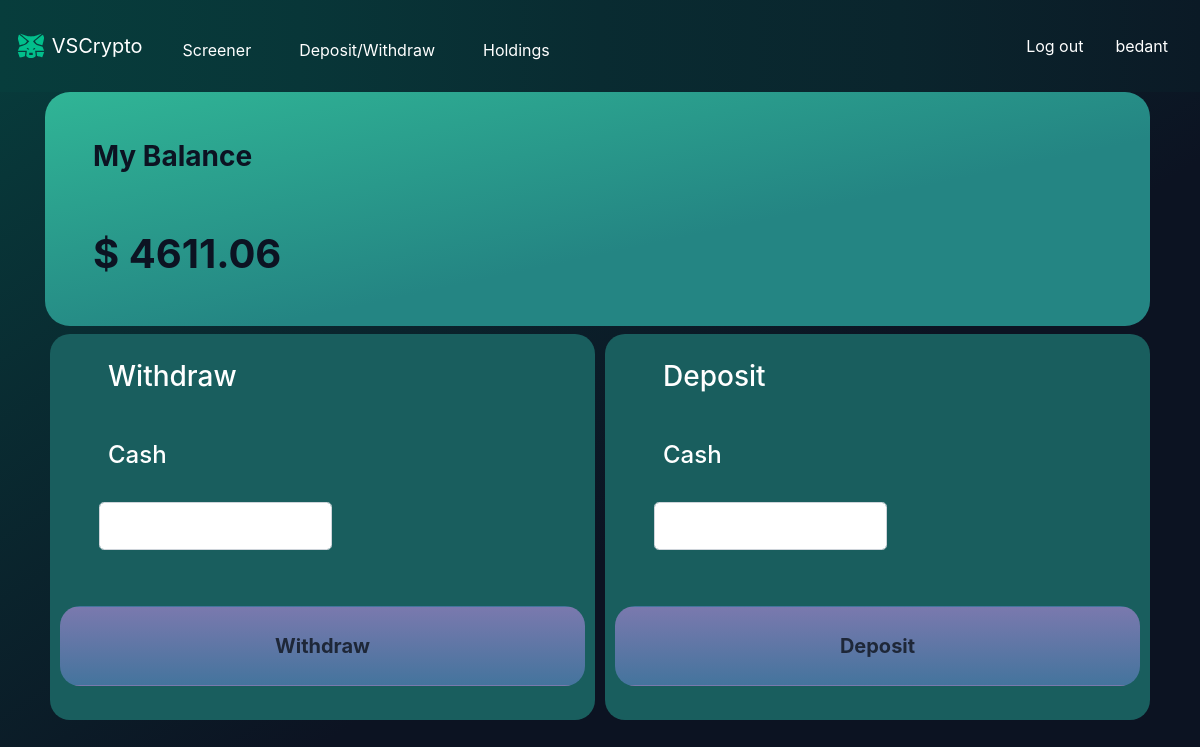
/cash (signed in), run on an earlier commit of the app's database.
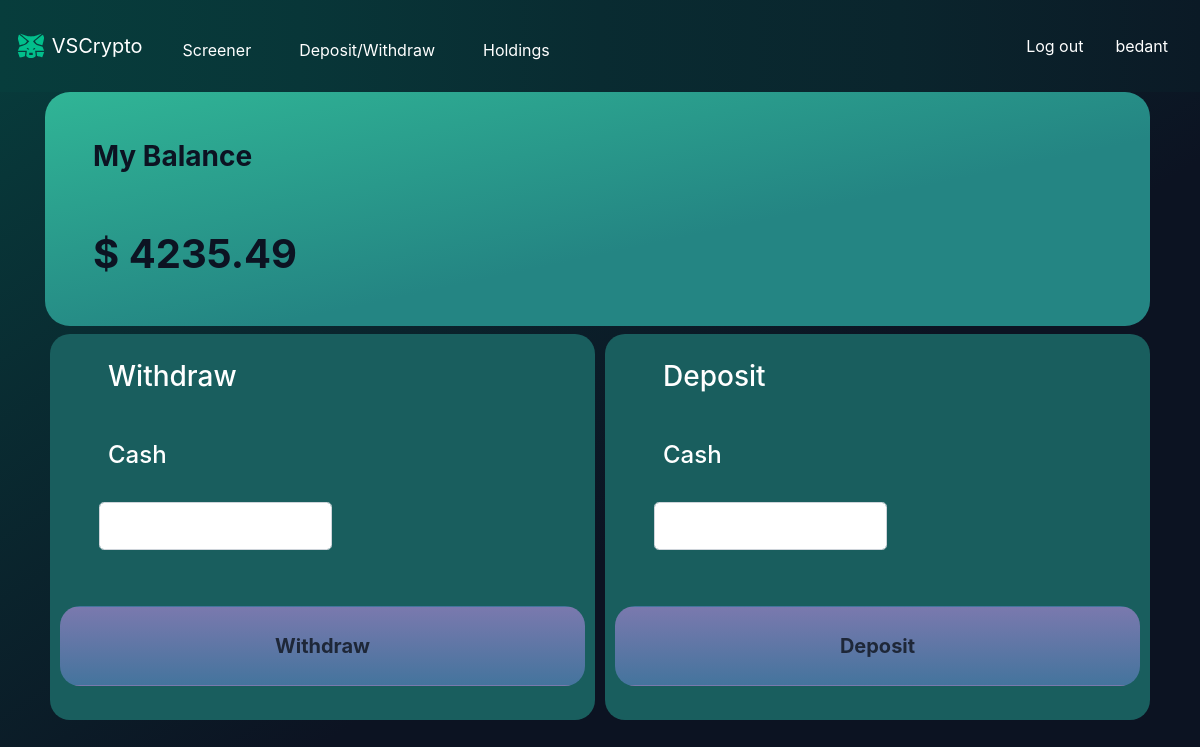
And on a later commit of the database.
### VSCrypto/models.py (models this page shows)
class User(AbstractUser):
    balance = models.FloatField(default=0)

### VSCrypto/views.py (the view)
# urls.py: path("cash", views.cash, name="cash"),
@login_required
def cash(request):
    userdata = User.objects.get(id=request.user.id)
    return render(request, "VSCrypto/cash.html",{
        'nums':list(range(0, 14)),
        'userdata':userdata,
    })

### VSCrypto/templates/VSCrypto/cash.html (shortened to what this page needs)
{% extends "VSCrypto/layout.html" %}
{% block body %}
<div class="container">
    <div>
        <div id="holdings">
            {% if user.is_authenticated %}
            <h3 class="col px-md-5 pt-md-5 pd-mt-n1 blacktxt">My Balance</h3>
            <h1 class="col px-md-5 py-md-5 blacktxt holdingcash">$ {{userdata.balance|floatformat:2}}</h1>
            {% else %}
            <h2 class="col px-md-5 py-md-5 pd-mt-n1 blacktxt">Kindly Log in to view your holdings.</h2>
            {% endif %}
        </div>
    </div>
    <div class="container">
        <div class="row">
            <div class="col-sm wdpos">
                <h3 class="px-md-5 py-md-3 pd-mt-n2">Withdraw</h3>
                <h4 class="col-lg-2 px-md-5 pt-md-4">Cash</h4>
                <form action="{% url 'withdraw' %}" method="post">
                    <div class="col-6 pt-md-4 pb-md-2 ">
                        <input type="number" class="ml-4 form-control form-control-lg" name="quantity" />
                    </div>
                    <br />
                    {% if user.is_authenticated%}
                        <input type="submit" value="Withdraw" class="btn my-md-4 p-md-4 w-100 bbtn"/>
                    {% endif %}
                </form>
            </div>
            <div class="col-sm wdpos">
                <h3 class="px-md-5 py-md-3 pd-mt-n2">Deposit</h3>
                <h4 class="col-lg-2 px-md-5 pt-md-4">Cash</h4>
                <form action="{% url 'deposit' %}" method="post">
                    <div class="col-6 pt-md-4 pb-md-2 ">
                        <input type="number" class="ml-4 form-control form-control-lg" name="quantity" />
                    </div>
                    <br />
                    {% if user.is_authenticated%}
                        <input type="submit" value="Deposit" class="btn my-md-4 p-md-4 w-100 bbtn"/>
                    {% endif %}
                </form>
            </div>
          </div>
    </div>
</div>
{% endblock body %}

### VSCrypto/templates/VSCrypto/layout.html (shortened to what this page needs)
{% load static %}
<!DOCTYPE html>
<html lang="en">
    <head>
        <link rel="stylesheet" href="https://stackpath.bootstrapcdn.com/bootstrap/4.4.1/css/bootstrap.min.css">
        <link rel="stylesheet" href="{% static 'css/styles.css' %}">
    </head>
    <body>
      <div class="neontgreen">
        <nav class="navbar navbar-expand-lg navbar-light bg-light" style="background: linear-gradient(to right, #073d3c, #083638, #092b31, #0a252d, #0b1a26 100%);color: white">
            <a class="navbar-brand" href="{% url 'screener' %}" style="color:white">
                <img src="{% static 'images/metamask.svg' %}" width="30" height="30" class="d-inline-block align-top" alt="">
                VSCrypto
              </a>
            <div class="collapse navbar-collapse" id="navbarSupportedContent">
              <ul class="navbar-nav mr-auto">
                <li class="nav-item active">
                  <a class="nav-link" href="{% url 'screener' %}" style="color:white">Screener <span class="sr-only">(current)</span></a>
                </li>
                {% if user.is_authenticated %}
                <li class="nav-item active">
                    <a class="nav-link" href="{% url 'cash' %}" style="color:white">Deposit/Withdraw <span class="sr-only">(current)</span></a>
                </li>
                <li class="nav-item active">
                    <a class="nav-link" href="{% url 'holdings' %}" style="color:white">Holdings <span class="sr-only">(current)</span></a>
                </li>
                {% endif %}
              </ul>
              <div class="form-inline my-2 my-lg-0">
                {% if user.is_authenticated %}
                <a class="nav-link my-2 my-sm-0" href="{% url 'logout' %}" style="color:white">Log out</a>
                <a class="nav-link my-2 my-sm-0" href="{% url 'screener' %}" style="color:white">{{user.username}}</a>
                {% else %}
                <a class="nav-link my-2 my-sm-0" href="{% url 'login' %}" style="color:white">Log in</a>
                {% endif %}
              </div>
            </div>
          </nav>
            {% block body %}
            {% endblock %}
        </div>
    </body>
</html>

What changed in the data, as far as the page shows it:
changed User "bedant": balance "4611.06" → "4235.49"
